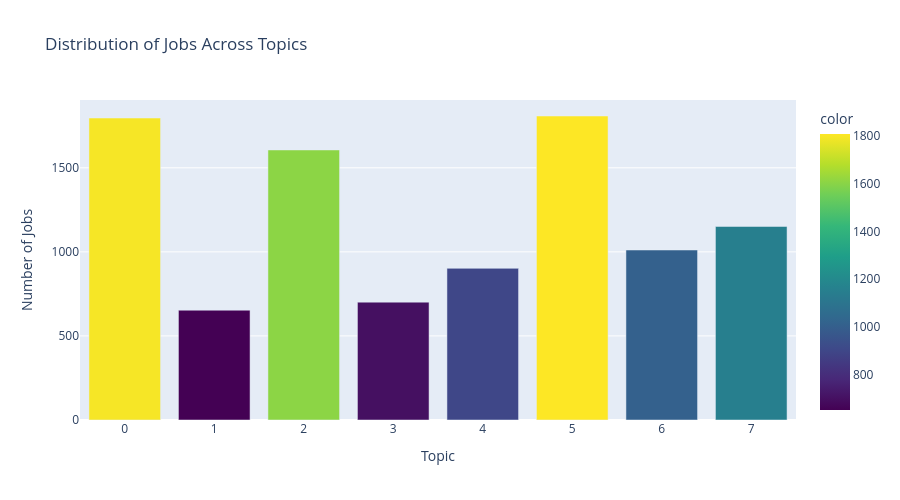

Notebook cell for this chart:
### Code cell
# Assign dominant topic to each document
df_sample['dominant_topic'] = lda_output.argmax(axis=1)

# Visualize topic distribution
topic_dist = df_sample['dominant_topic'].value_counts().sort_index()

fig = px.bar(x=topic_dist.index, y=topic_dist.values,
            labels={'x': 'Topic', 'y': 'Number of Jobs'},
            title='Distribution of Jobs Across Topics',
            color=topic_dist.values,
            color_continuous_scale='Viridis')
fig.update_layout(height=500)
fig.show()

# Show sample jobs for each topic
print("\n" + "="*70)
print("SAMPLE JOBS PER TOPIC")
print("="*70)

for topic_idx in range(n_topics):
    print(f"\nTopic {topic_idx}:")
    print("-" * 50)
    sample_jobs = df_sample[df_sample['dominant_topic'] == topic_idx]['job_title'].head(5).values
    for i, job in enumerate(sample_jobs, 1):
        print(f"  {i}. {job}")

### Figure 1 — Plotly figure (JSON) as saved in the notebook; plotly's stock layout.template omitted (floating-point values rounded to 4 significant figures)
{"data": [{"hovertemplate": "Topic=%{x}<br>Number of Jobs=%{y}<br>color=%{marker.color}<extra></extra>", "legendgroup": "", "marker": {"color": [1796, 653, 1606, 701, 902, 1808, 1011, 1151], "coloraxis": "coloraxis", "pattern": {"shape": ""}}, "name": "", "orientation": "v", "showlegend": false, "textposition": "auto", "type": "bar", "x": [0, 1, 2, 3, 4, 5, 6, 7], "xaxis": "x", "y": [1796, 653, 1606, 701, 902, 1808, 1011, 1151], "yaxis": "y"}], "layout": {"barmode": "relative", "coloraxis": {"colorbar": {"title": {"text": "color"}}, "colorscale": [[0, "#440154"], [0.1111, "#482878"], [0.2222, "#3e4989"], [0.3333, "#31688e"], [0.4444, "#26828e"], [0.5556, "#1f9e89"], [0.6667, "#35b779"], [0.7778, "#6ece58"], [0.8889, "#b5de2b"], [1, "#fde725"]]}, "height": 500, "legend": {"tracegroupgap": 0}, "title": {"text": "Distribution of Jobs Across Topics"}, "xaxis": {"anchor": "y", "domain": [0, 1], "title": {"text": "Topic"}}, "yaxis": {"anchor": "x", "domain": [0, 1], "title": {"text": "Number of Jobs"}}}}
